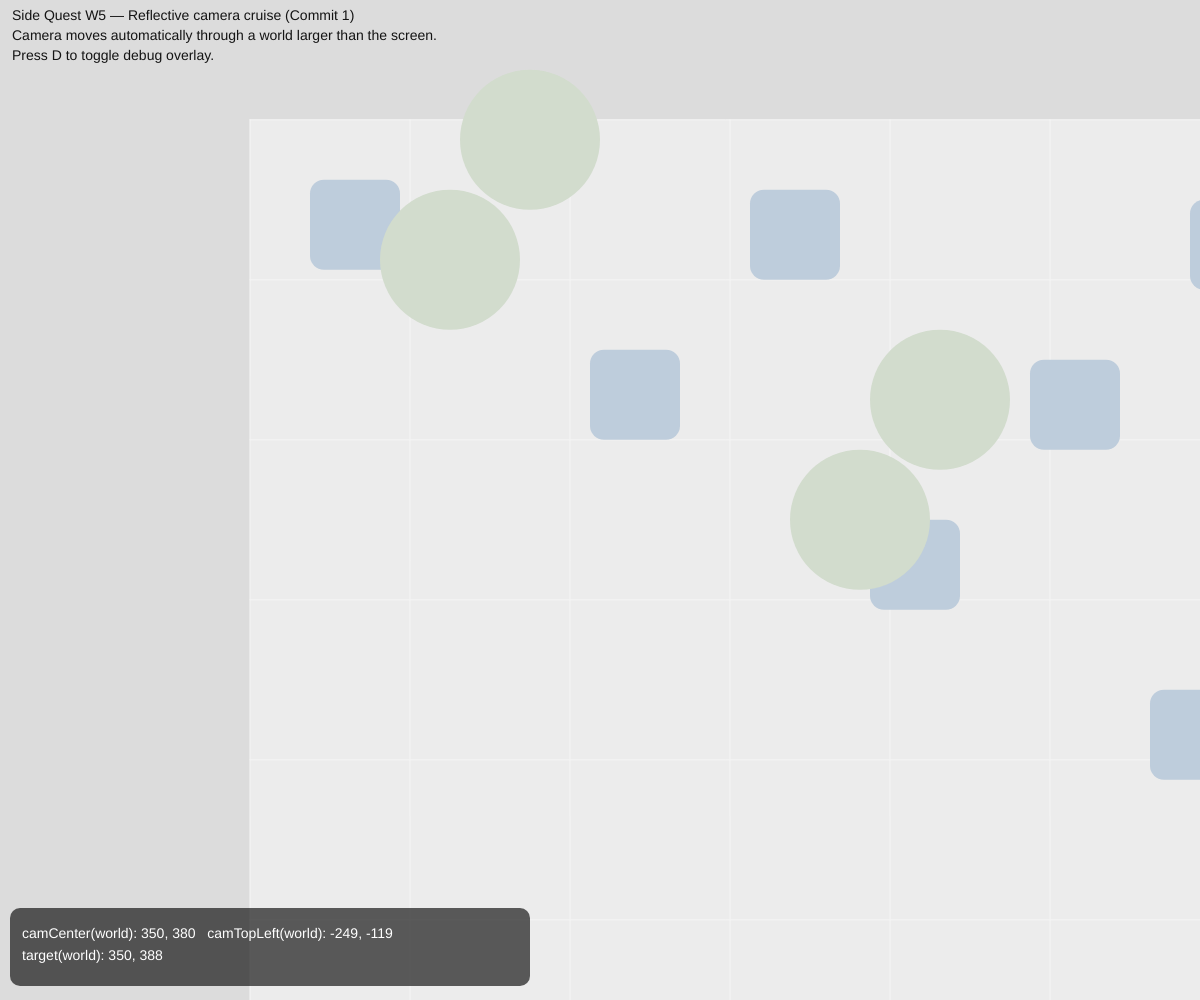
Frame 1 (no input)
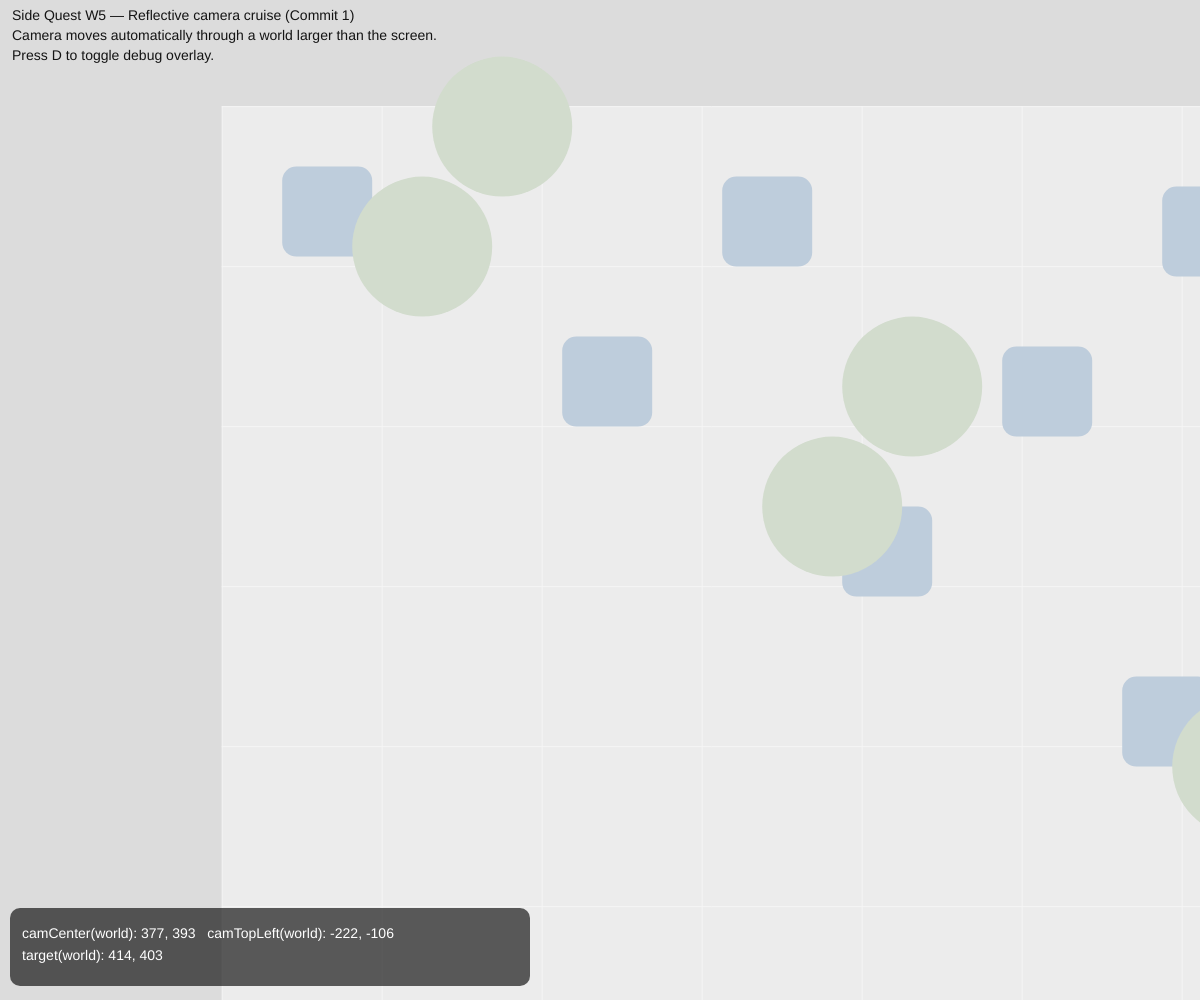
Frame 60 (no input)
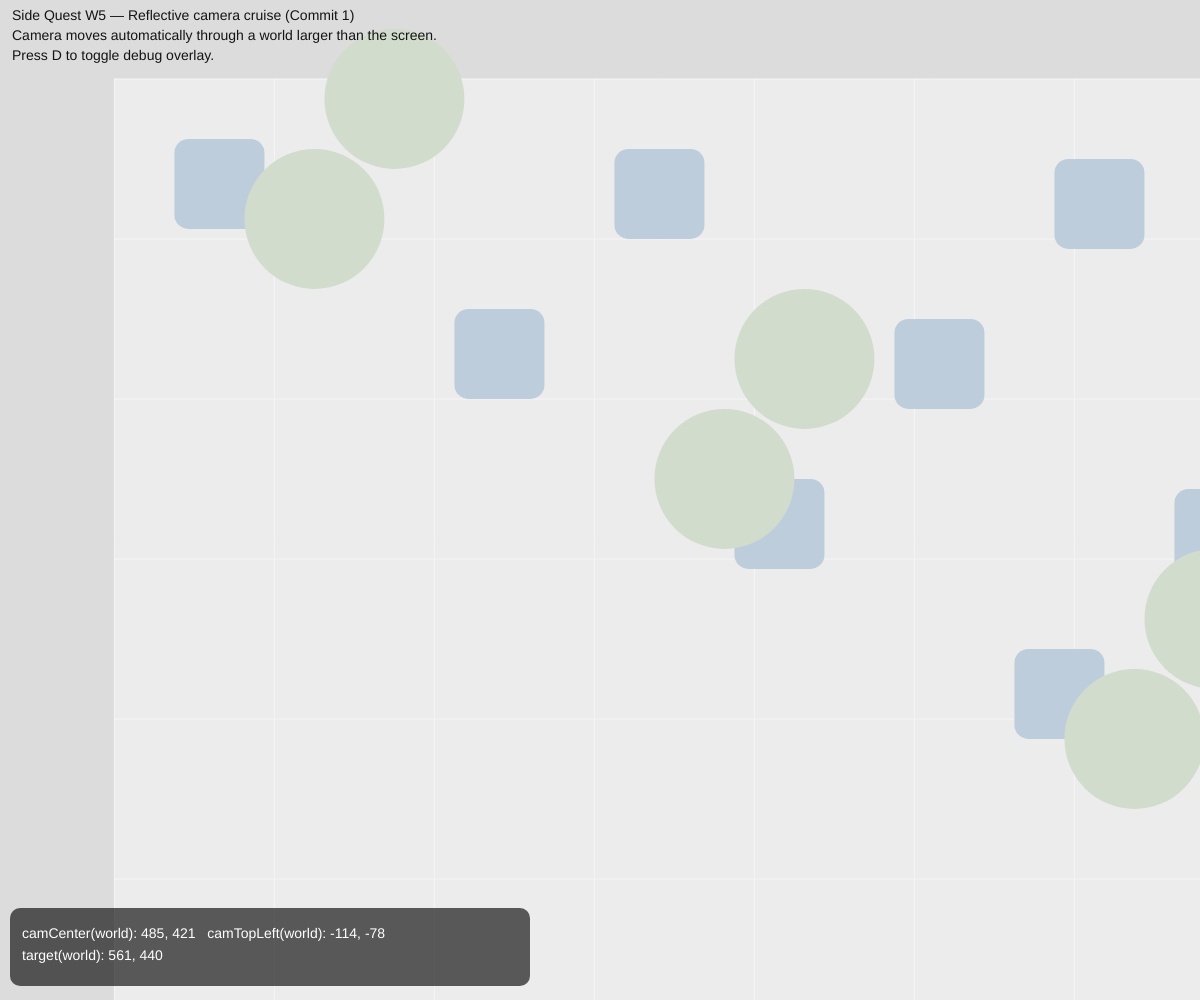
Frame 120 (the mouse pressed at the canvas centre since frame 60)

The p5.js sketch that drew these frames (run headless with seeded random() and noise() and a simulated clock; from frame 60 on, the mouse is pressed at the canvas centre):

// p5.js sketch
// ── sketch.js
/*
Week 5 — Side Quest: Reflective Camera Cruise (Commit 1)

Goal (Commit 1):
- Replace player-driven camera with an automatic “camera cruise”
- Scroll through a world larger than the screen
- Use smooth pacing (easing + gentle camera smoothing) to feel calm

Controls:
- (Optional) Press D to toggle debug overlay
*/

const WORLD_W = 3200;
const WORLD_H = 2200;

const VIEW_W = 800;
const VIEW_H = 480;

// Camera is described as a CENTER position in world space,
// then converted to a top-left offset for translate().
let camCenter = { x: 0, y: 0 };
let cam = { x: 0, y: 0 };

// A looping path of “waypoints” for the camera to travel between.
// In Commit 2 we’ll add pauses / “breathing” and richer motion cues.
const path = [
  { x: 350, y: 380 },
  { x: 900, y: 520 },
  { x: 1500, y: 420 },
  { x: 2100, y: 760 },
  { x: 2550, y: 1250 },
  { x: 1950, y: 1650 },
  { x: 1200, y: 1700 },
  { x: 600, y: 1300 },
];

// Seconds per segment (waypoint → next waypoint)
const SEG_SECONDS = 6;

// Toggleable overlay to help you verify motion / math.
let showDebug = true;

function setup() {
  createCanvas(windowWidth, windowHeight);
  textFont("sans-serif");
  textSize(14);

  camCenter.x = path[0].x;
  camCenter.y = path[0].y;
}

function draw() {
  // ---------- 1) UPDATE VIEW STATE (CAMERA) ----------
  // Compute where the camera *wants* to be along the path.
  const t = millis() / 1000; // seconds
  const segFloat = t / SEG_SECONDS;
  const i0 = floor(segFloat) % path.length;
  const i1 = (i0 + 1) % path.length;

  // Progress within this segment (0..1)
  const uRaw = segFloat - floor(segFloat);

  // ----- BREATHING PHASE SPLIT -----
  const movePortion = 0.8; // 80% move
  let u;

  if (uRaw < movePortion) {
    // Moving phase
    const moveU = uRaw / movePortion;
    u = smoothstep(moveU);
  } else {
    // Pause phase (freeze at end of segment)
    u = 1;
  }

  const target = {
    x: lerp(path[i0].x, path[i1].x, u),
    y: lerp(path[i0].y, path[i1].y, u),
  };
  // ----- SUBTLE DRIFT (meditative floating) -----
  const driftStrength = 8;
  const driftX = sin(millis() * 0.0003) * driftStrength;
  const driftY = cos(millis() * 0.0002) * driftStrength;

  target.x += driftX;
  target.y += driftY;

  // Gentle smoothing so the camera “floats” a bit behind the target.
  const follow = 0.03; // smaller = slower/softer
  camCenter.x = lerp(camCenter.x, target.x, follow);
  camCenter.y = lerp(camCenter.y, target.y, follow);

  // Convert center → top-left offset for translate()
  cam.x = camCenter.x - width / 2;
  cam.y = camCenter.y - height / 2;

  // ---------- 2) DRAW ----------
  background(220);

  // World layer (scrolling)
  push();
  translate(-cam.x, -cam.y);
  drawWorld();
  pop();

  // HUD (screen space)
  drawHUD(target);
}

function drawWorld() {
  // World background (big rectangle so it’s obvious the world is larger)
  noStroke();
  fill(236);
  rect(0, 0, WORLD_W, WORLD_H);

  // Light grid to make motion easy to perceive
  stroke(245);
  for (let x = 0; x <= WORLD_W; x += 160) line(x, 0, x, WORLD_H);
  for (let y = 0; y <= WORLD_H; y += 160) line(0, y, WORLD_W, y);

  // Simple “landmarks” (Commit 1: just enough structure to feel like a place)
  noStroke();

  // Soft blocks
  fill(190, 205, 220);
  for (let i = 0; i < 34; i++) {
    const x = (i * 280) % WORLD_W;
    const y = (i * 170) % WORLD_H;
    rect(x + 60, y + 60, 90, 90, 14);
  }

  // A few “islands” (circles) to break the grid monotony
  fill(210, 220, 205);
  for (let i = 0; i < 16; i++) {
    const x = (i * 410 + 200) % WORLD_W;
    const y = (i * 260 + 140) % WORLD_H;
    circle(x, y, 140);
  }
}

function drawHUD(target) {
  noStroke();
  fill(20);
  text("Side Quest W5 — Reflective camera cruise (Commit 1)", 12, 20);
  text(
    "Camera moves automatically through a world larger than the screen.",
    12,
    40,
  );
  text("Press D to toggle debug overlay.", 12, 60);

  if (!showDebug) return;

  // Debug readout
  fill(0, 0, 0, 160);
  rect(10, height - 92, 520, 78, 10);

  fill(255);
  text(
    `camCenter(world): ${camCenter.x | 0}, ${camCenter.y | 0}   camTopLeft(world): ${cam.x | 0}, ${cam.y | 0}`,
    22,
    height - 62,
  );
  text(`target(world): ${target.x | 0}, ${target.y | 0}`, 22, height - 40);
}

function keyPressed() {
  if (key === "d" || key === "D") showDebug = !showDebug;
}

// --- Helpers ---
function smoothstep(x) {
  // Clamp, then cubic smoothstep
  x = constrain(x, 0, 1);
  return x * x * (3 - 2 * x);
}

function windowResized() {
  resizeCanvas(windowWidth, windowHeight);
}
